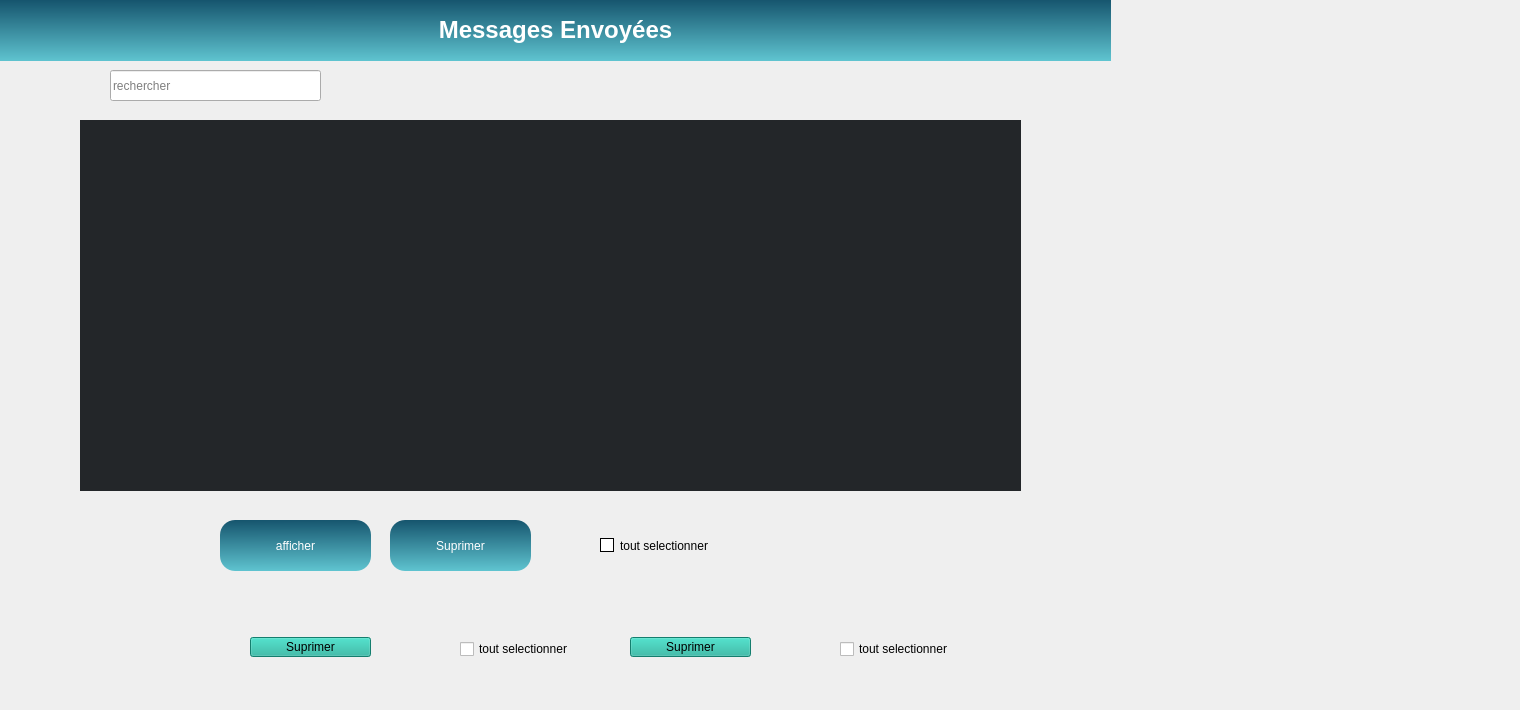
          <widget class="QWidget" name="tab_28">
           <attribute name="icon">
            <iconset resource="resource.qrc">
             <normaloff>:/image/img/text-message.png</normaloff>:/image/img/text-message.png</iconset>
           </attribute>
           <attribute name="title">
            <string>Liste Des  SMS</string>
           </attribute>
           <widget class="QLabel" name="label_143">
            <property name="geometry">
             <rect>
              <x>0</x>
              <y>0</y>
              <width>1111</width>
              <height>61</height>
             </rect>
            </property>
            <property name="styleSheet">
             <string notr="true">background-color  : qlineargradient(spread:pad, x1:0.467, y1:0, x2:0.482, y2:1, stop:0 rgba(22, 85,110, 255), stop:1 rgba(95, 196, 208, 255));</string>
            </property>
            <property name="text">
             <string>&lt;!DOCTYPE HTML PUBLIC &quot;-//W3C//DTD HTML 4.0//EN&quot; &quot;http://www.w3.org/TR/REC-html40/strict.dtd&quot;&gt;
&lt;html&gt;&lt;head&gt;&lt;meta name=&quot;qrichtext&quot; content=&quot;1&quot; /&gt;&lt;style type=&quot;text/css&quot;&gt;
p, li { white-space: pre-wrap; }
&lt;/style&gt;&lt;/head&gt;&lt;body style=&quot; font-family:'MS Shell Dlg 2'; font-size:8pt; font-weight:400; font-style:normal;&quot;&gt;
&lt;p align=&quot;center&quot; style=&quot; margin-top:0px; margin-bottom:0px; margin-left:0px; margin-right:0px; -qt-block-indent:0; text-indent:0px;&quot;&gt;&lt;span style=&quot; font-size:18pt; font-weight:600; color:#ffffff;&quot;&gt;Messages Envoyées&lt;/span&gt;&lt;/p&gt;&lt;/body&gt;&lt;/html&gt;</string>
            </property>
           </widget>
           <widget class="QCheckBox" name="checkBox_mail">
            <property name="geometry">
             <rect>
              <x>460</x>
              <y>640</y>
              <width>111</width>
              <height>18</height>
             </rect>
            </property>
            <property name="text">
             <string>tout selectionner</string>
            </property>
           </widget>
           <widget class="QPushButton" name="pushButton_suprimermail">
            <property name="geometry">
             <rect>
              <x>250</x>
              <y>637</y>
              <width>121</width>
              <height>20</height>
             </rect>
            </property>
            <property name="styleSheet">
             <string notr="true">background-color :#1CB09A;</string>
            </property>
            <property name="text">
             <string>Suprimer</string>
            </property>
           </widget>
           <widget class="QPushButton" name="pushButton_suprimersms">
            <property name="geometry">
             <rect>
              <x>630</x>
              <y>637</y>
              <width>121</width>
              <height>20</height>
             </rect>
            </property>
            <property name="styleSheet">
             <string notr="true">background-color :#1CB09A;</string>
            </property>
            <property name="text">
             <string>Suprimer</string>
            </property>
           </widget>
           <widget class="QCheckBox" name="checkBox_sms">
            <property name="geometry">
             <rect>
              <x>840</x>
              <y>640</y>
              <width>111</width>
              <height>18</height>
             </rect>
            </property>
            <property name="text">
             <string>tout selectionner</string>
            </property>
           </widget>
           <widget class="QCheckBox" name="checkBox_sms_4">
            <property name="geometry">
             <rect>
              <x>600</x>
              <y>530</y>
              <width>161</width>
              <height>31</height>
             </rect>
            </property>
            <property name="styleSheet">
             <string notr="true">QCheckBox
{
	background-color: transparent;
    color: #0000;
	border: none;

}


QCheckBox::indicator
{
    background-color: white;
    border: 1px solid #000;
    width: 12px;
    height: 12px;

}


QCheckBox::indicator:checked
{
    image:url(&quot;./ressources/check.png&quot;);
	background-color: #cd70ff;
    border: 1px solid #3a546e;

}


QCheckBox::indicator:unchecked:hover
{
	border: 1px solid #46a2da; 

}


QCheckBox::disabled
{
	color: #656565;

}


QCheckBox::indicator:disabled
{
	background-color: #656565;
	color: #656565;
    border: 1px solid #656565;

}
</string>
            </property>
            <property name="text">
             <string>tout selectionner</string>
            </property>
           </widget>
           <widget class="QTableView" name="tableView_affichersms_4">
            <property name="geometry">
             <rect>
              <x>80</x>
              <y>120</y>
              <width>941</width>
              <height>371</height>
             </rect>
            </property>
            <property name="styleSheet">
             <string notr="true">QTableView {
    border: 0px solid #76797C;
    gridline-color: #31363b;
    background-color: #232629;
}

QTableView,
QHeaderView {
    border-radius: 0px;
}

QTableView:item,
QHeaderView:item {
border-style: none;
border-bottom: 1px solid rgb(0,0,0);
}

QTableView::item:pressed,
QListView::item:pressed,
QTreeView::item:pressed {
    background: #18465d;
    color: #eff0f1;
}

QTableView::item:selected:active,
QTreeView::item:selected:active,
QListView::item:selected:active {
    background: #287399;
    color: #eff0f1;
}

QHeaderView {
    background-color: #31363b;
    border: 1px transparent;
    border-radius: 0px;
    margin: 0px;
    padding: 0px;
}

QHeaderView::section {
    background-color: #31363b;
    color: #eff0f1;
    padding: 5px;
    border: 1px solid #76797C;
    border-radius: 0px;
    text-align: center;
}

QHeaderView::section::vertical::first,
QHeaderView::section::vertical::only-one {
    border-top: 1px solid #76797C;
}

QHeaderView::section::vertical {
    border-top: transparent;
}

QHeaderView::section::horizontal::first,
QHeaderView::section::horizontal::only-one {
    border-left: 1px solid #76797C;
}

QHeaderView::section::horizontal {
    border-left: transparent;
}

QHeaderView::section:checked {
    color: white;
    background-color: #334e5e;
}

</string>
            </property>
           </widget>
           <widget class="QPushButton" name="pushButton_suprimersms_4">
            <property name="geometry">
             <rect>
              <x>390</x>
              <y>520</y>
              <width>141</width>
              <height>51</height>
             </rect>
            </property>
            <property name="styleSheet">
             <string notr="true">/*background-color:#C70039;
color:white;*/
QPushButton
{
background : qlineargradient(spread:pad, x1:0.467, y1:0, x2:0.482, y2:1, stop:0 rgba(22, 85,110, 255), stop:1 rgba(95, 196, 208, 255));
border-radius:15px;
color:white;
}
QPushButton:hover
{
background:qlineargradient(spread:pad, x1:0.457286, y1:0.381, x2:0.508, y2:1, stop:0 rgba(95, 196, 208, 255), stop:1 rgba(22, 85,110, 255))
}</string>
            </property>
            <property name="text">
             <string>Suprimer</string>
            </property>
            <property name="icon">
             <iconset resource="resource.qrc">
              <normaloff>:/image/img/icons8-delete-48.png</normaloff>:/image/img/icons8-delete-48.png</iconset>
            </property>
            <property name="iconSize">
             <size>
              <width>30</width>
              <height>30</height>
             </size>
            </property>
           </widget>
           <widget class="QPushButton" name="pushButton_affichersms_4">
            <property name="geometry">
             <rect>
              <x>220</x>
              <y>520</y>
              <width>151</width>
              <height>51</height>
             </rect>
            </property>
            <property name="styleSheet">
             <string notr="true">/*background-color:#C70039;
color:white;*/
QPushButton
{
background : qlineargradient(spread:pad, x1:0.467, y1:0, x2:0.482, y2:1, stop:0 rgba(22, 85,110, 255), stop:1 rgba(95, 196, 208, 255));
border-radius:15px;
color:white;
}
QPushButton:hover
{
background:qlineargradient(spread:pad, x1:0.457286, y1:0.381, x2:0.508, y2:1, stop:0 rgba(95, 196, 208, 255), stop:1 rgba(22, 85,110, 255))
}</string>
            </property>
            <property name="text">
             <string>afficher</string>
            </property>
            <property name="icon">
             <iconset resource="resource.qrc">
              <normaloff>:/image/img/eye.png</normaloff>:/image/img/eye.png</iconset>
            </property>
            <property name="iconSize">
             <size>
              <width>30</width>
              <height>22</height>
             </size>
            </property>
           </widget>
           <widget class="QLineEdit" name="lineEdit_recherchersms_4">
            <property name="geometry">
             <rect>
              <x>110</x>
              <y>70</y>
              <width>211</width>
              <height>31</height>
             </rect>
            </property>
            <property name="styleSheet">
             <string notr="true"/>
            </property>
            <property name="placeholderText">
             <string>rechercher </string>
            </property>
           </widget>
           <widget class="QLabel" name="label_5">
            <property name="geometry">
             <rect>
              <x>0</x>
              <y>60</y>
              <width>1511</width>
              <height>641</height>
             </rect>
            </property>
            <property name="styleSheet">
             <string notr="true">border-image: url(:/img/policeman-hold-shield-wearing-helmet-uniform-cop-guard-brick-background_48369-15139.jpg);</string>
            </property>
            <property name="text">
             <string/>
            </property>
           </widget>
           <zorder>label_5</zorder>
           <zorder>label_143</zorder>
           <zorder>checkBox_mail</zorder>
           <zorder>pushButton_suprimermail</zorder>
           <zorder>pushButton_suprimersms</zorder>
           <zorder>checkBox_sms</zorder>
           <zorder>checkBox_sms_4</zorder>
           <zorder>tableView_affichersms_4</zorder>
           <zorder>pushButton_suprimersms_4</zorder>
           <zorder>pushButton_affichersms_4</zorder>
           <zorder>lineEdit_recherchersms_4</zorder>
          </widget>
